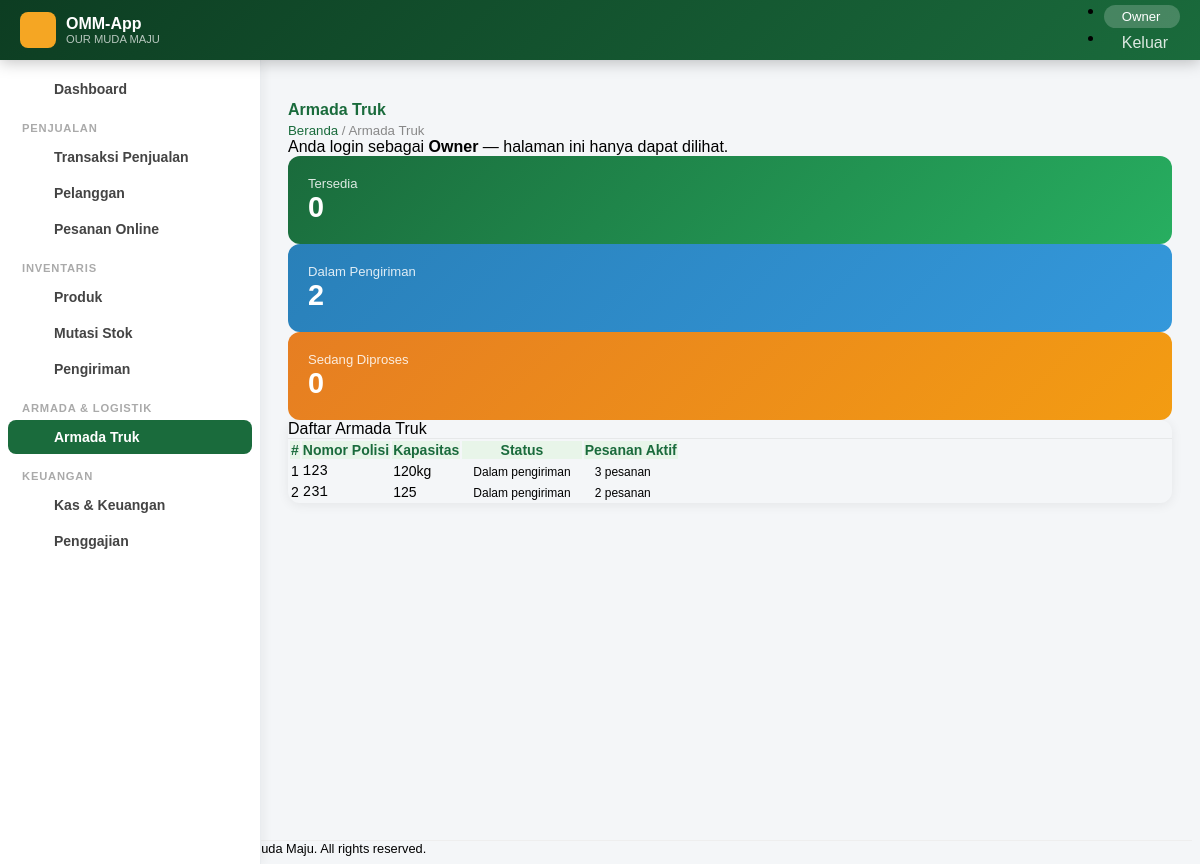
/armada-truk.php (signed in), run on the app's committed database.
### tables this page shows
CREATE TABLE `armada_truk` (
  `id_truk` int NOT NULL AUTO_INCREMENT,
  `nomor_polisi` varchar(20) NOT NULL,
  `kapasitas` varchar(50) NOT NULL,
  `status` enum('Sedang diproses','Dalam pengiriman','Selesai') NOT NULL DEFAULT 'Selesai',
  PRIMARY KEY (`id_truk`)
);

### koneksi.php (called while the page is built, shortened)
<?php
class Koneksi {
    private $db_host = 'localhost',
            $db_user = 'root',
            $db_pass = 'kristin',
            $db_name = 'db_toko_bangunan';
    function __construct() {
        try {
            $this->db = new PDO(
                "mysql:host=$this->db_host;dbname=$this->db_name;charset=utf8",
                $this->db_user,
                $this->db_pass,
                [PDO::ATTR_ERRMODE => PDO::ERRMODE_EXCEPTION]
            );
        } catch (PDOException $e) {
            die('<div class="alert alert-danger m-3">Koneksi database gagal: ' . $e->getMessage() . '</div>');
        }
    }
}
?>

### Dml.php (called while the page is built, shortened)
<?php
include_once "koneksi.php";
class Dml extends Koneksi {
    public function query($sql, $params = [])
    {
        $q = $this->db->prepare($sql);
        $q->execute($params);
        return $q->fetchAll(PDO::FETCH_ASSOC);
    }
}
?>

### armada-truk.php (the view, shortened to what this page needs)
<?php
include "fungsi.php";
include "Dml.php";
$db = new Dml();
$bisa_aksi = isAdmin() && !isReadOnly();
$truk_list = $db->query(
    "SELECT
        at.*,
        COUNT(pg.id_pengiriman) AS jumlah_pesanan_aktif
     FROM armada_truk at
     LEFT JOIN pengiriman pg
        ON at.id_truk = pg.id_truk
        AND pg.status != 'Selesai'
     GROUP BY at.id_truk
     ORDER BY at.id_truk ASC"
);
include "header.php";
?>
<main id="main">
<div class="d-flex align-items-center justify-content-between mb-4 flex-wrap gap-2">
    <div>
        <h4 class="page-title mb-0"><i class="bi bi-truck-front-fill me-2"></i>Armada Truk</h4>
        <div class="page-breadcrumb"><a href="beranda.php">Beranda</a> / Armada Truk</div>
    </div>
</div>
<?php if (isReadOnly()): ?>
<div class="alert alert-info">
    Anda login sebagai <strong>Owner</strong> — halaman ini hanya dapat dilihat.
</div>
<?php endif; ?>
<?php
$jml_tersedia = count(array_filter($truk_list, fn($t) => $t['status'] === 'Selesai'));
$jml_kirim    = count(array_filter($truk_list, fn($t) => $t['status'] === 'Dalam pengiriman'));
$jml_proses   = count(array_filter($truk_list, fn($t) => $t['status'] === 'Sedang diproses'));
?>
<div class="row g-3 mb-4">
    <div class="col-md-4">
        <div class="stat-card bg-btj-green">
            <div class="stat-label">Tersedia</div>
            <div class="stat-val"><?php echo $jml_tersedia; ?></div>
        </div>
    </div>
    <div class="col-md-4">
        <div class="stat-card bg-btj-blue">
            <div class="stat-label">Dalam Pengiriman</div>
            <div class="stat-val"><?php echo $jml_kirim; ?></div>
        </div>
    </div>
    <div class="col-md-4">
        <div class="stat-card bg-btj-orange">
            <div class="stat-label">Sedang Diproses</div>
            <div class="stat-val"><?php echo $jml_proses; ?></div>
        </div>
    </div>
</div>
<div class="card">
    <div class="card-header bg-white py-3 fw-bold">
        <i class="bi bi-list-ul me-2 text-primary"></i>Daftar Armada Truk
    </div>
    <div class="card-body p-0">
        <div class="table-responsive">
            <table class="table table-hover datatable mb-0">
                <thead>
                    <tr class="text-center">
                        <th>#</th>
                        <th class="text-start">Nomor Polisi</th>
                        <th>Kapasitas</th>
                        <th>Status</th>
                        <th>Pesanan Aktif</th>
                    </tr>
                </thead>
                <tbody>
                <?php if (empty($truk_list)): ?>
                <tr>
                    <td colspan="<?php echo $bisa_aksi ? 6 : 5; ?>"
                        class="text-center text-muted py-4">
                        Belum ada data armada truk
                    </td>
                </tr>
                <?php else: foreach ($truk_list as $i => $t): ?>
                <tr class="text-center">
                    <td><?php echo $i + 1; ?></td>
                    <td class="text-start fw-bold">
                        <code><?php echo htmlspecialchars($t['nomor_polisi']); ?></code>
                    </td>
                    <td><?php echo htmlspecialchars($t['kapasitas']); ?></td>
                    <td><?php echo badge_status($t['status']); ?></td>
                    <td>
                        <?php if ((int)$t['jumlah_pesanan_aktif'] > 0): ?>
                        <span class="badge bg-primary">
                            <?php echo $t['jumlah_pesanan_aktif']; ?> pesanan
                        </span>
                        <?php else: ?>
                        <span class="text-muted">—</span>
                        <?php endif; ?>
                    </td>
                </tr>
                <?php endforeach; endif; ?>
                </tbody>
            </table>
        </div>
    </div>
</div>
</main>
<?php include "footer.php"; ?>

### fungsi.php (shortened to what this page needs)
<?php
function isOwner()
{
    return isset($_SESSION['id_role']) &&
        (int) $_SESSION['id_role'] === 1;
}
function isReadOnly()
{
    $halaman_aksi_owner = ['keuangan.php', 'penggajian.php'];
    $halaman_ini        = basename($_SERVER['PHP_SELF']);
    return !in_array($halaman_ini, $halaman_aksi_owner);
}
function badge_status($status)
{
    $map = [
        'Sedang diproses'  => 'warning',
        'Dalam pengiriman' => 'info',
        'Selesai'          => 'success',
        'Aktif'            => 'success',
        'Nonaktif'         => 'secondary',
        'belum_lunas'      => 'danger',
        'lunas'            => 'success',
        'pending'          => 'warning',
        'dibatalkan'       => 'danger',
    ];
    $class = $map[$status] ?? 'secondary';
    return "<span class=\"badge bg-{$class}\">{$status}</span>";
}

### assets/css/main.css (style rules this page uses)
:root { --btj-primary: #1a6b3c; --btj-secondary: #f5a623; --btj-accent: #e8f5e9; --btj-dark: #0d3d22; --btj-sidebar-w: 260px; }
body { font-family: 'Nunito', sans-serif; background: #f4f6f8; }
#main { margin-left: var(--btj-sidebar-w); margin-top: 60px; padding: 20px; transition: all 0.3s; min-height: calc(100vh - 60px); }
.card { border: none; border-radius: 12px; box-shadow: 0 2px 12px rgba(0,0,0,0.07); }
.card-header { border-radius: 12px 12px 0 0 !important; border-bottom: 1px solid rgba(0,0,0,0.06); }
.stat-card { border-radius: 12px; padding: 20px; color: #fff; position: relative; overflow: hidden; }
.stat-card .stat-val { font-size: 1.8rem; font-weight: 800; }
.stat-card .stat-label { font-size: 0.82rem; opacity: 0.85; }
.bg-btj-green { background: linear-gradient(135deg, #1a6b3c, #27ae60); }
.bg-btj-orange { background: linear-gradient(135deg, #e67e22, #f39c12); }
.bg-btj-blue { background: linear-gradient(135deg, #2980b9, #3498db); }
.table { font-size: 0.875rem; }
.table thead th { background: var(--btj-accent); color: var(--btj-primary); font-weight: 700; border: none; }
.page-title { font-family: 'Poppins', sans-serif; font-weight: 700; color: var(--btj-primary); margin-bottom: 4px; }
.page-breadcrumb { color: #888; font-size: 0.83rem; }
.page-breadcrumb a { color: var(--btj-primary); text-decoration: none; }
.badge { font-size: 0.75rem; padding: 5px 10px; border-radius: 20px; }

### data on the page
armada_truk: nomor_polisi "123", kapasitas "120kg", status "Dalam pengiriman", jumlah_pesanan_aktif "3"
armada_truk: nomor_polisi "231", kapasitas "125", status "Dalam pengiriman", jumlah_pesanan_aktif "2"

### other printed values
$_SESSION['nama_role'] "Owner"
$jml_tersedia "0"
$jml_kirim "2"
$jml_proses "0"
